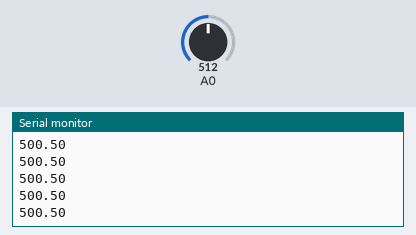
The sketch below on a simulated Arduino Uno, built with avr-gcc and run on an emulated ATmega328P. On the bench: the last lines printed to the serial monitor. Inputs (shaded band) come from the test bench; at power-on: A0 = 512.

Above: at 1.2 s.
1.3 s: A0 set to 716
At 2.1 s:
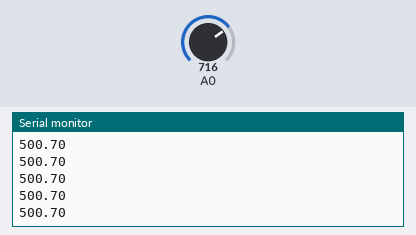
2.8 s: A0 set to 900
At 3.4 s:
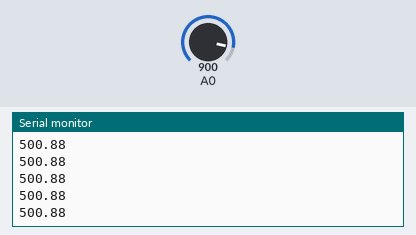
Timing chart, 0 to 5.8 s (numbered marks = the images above; inputs shaded):
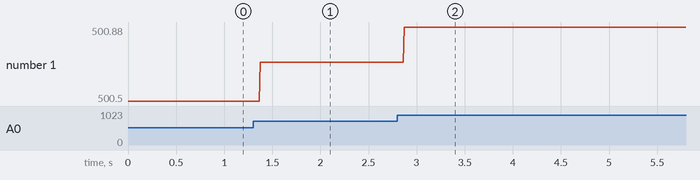

The sketch:

11_thermometer1.ino
```cpp
// C++ code
//
void setup()
{
 pinMode(A0,INPUT);
 Serial.begin(9600);

}

void loop()
{
int t=analogRead(A0);
float R = (float)t/1023;
float temp = R+500;
Serial.println(temp);
}
```

Measured:
- after the input at 1.3 s, the serial monitor: prints a new line after 0.07 s (image 1)
- after the input at 2.8 s, the serial monitor: prints a new line after 0.07 s (image 2)
- plotted number 1: 500.5 → 500.7 after the input at 1.3 s, 500.7 → 500.88 after the input at 2.8 s
